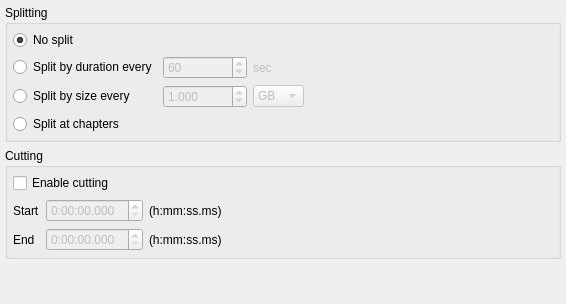
      <widget class="QWidget" name="tab">
       <attribute name="title">
        <string>Split &amp;&amp; cut</string>
       </attribute>
       <layout class="QVBoxLayout" name="verticalLayout_8">
        <property name="margin">
         <number>5</number>
        </property>
        <item>
         <widget class="QGroupBox" name="groupBox_6">
          <property name="sizePolicy">
           <sizepolicy hsizetype="Preferred" vsizetype="Fixed">
            <horstretch>0</horstretch>
            <verstretch>0</verstretch>
           </sizepolicy>
          </property>
          <property name="title">
           <string>Splitting</string>
          </property>
          <layout class="QHBoxLayout" name="horizontalLayout_21">
           <property name="margin">
            <number>5</number>
           </property>
           <item>
            <layout class="QGridLayout" name="gridLayout_5">
             <item row="0" column="0">
              <widget class="QRadioButton" name="noSplit">
               <property name="text">
                <string>No split</string>
               </property>
               <property name="checked">
                <bool>true</bool>
               </property>
              </widget>
             </item>
             <item row="1" column="0">
              <widget class="QRadioButton" name="splitByDuration">
               <property name="text">
                <string>Split by duration every</string>
               </property>
              </widget>
             </item>
             <item row="1" column="1">
              <widget class="QSpinBox" name="spinEditSplitDuration">
               <property name="enabled">
                <bool>false</bool>
               </property>
               <property name="minimum">
                <number>1</number>
               </property>
               <property name="maximum">
                <number>99999</number>
               </property>
               <property name="value">
                <number>60</number>
               </property>
              </widget>
             </item>
             <item row="1" column="2">
              <widget class="QLabel" name="labelSplitByDur">
               <property name="enabled">
                <bool>false</bool>
               </property>
               <property name="text">
                <string>sec</string>
               </property>
              </widget>
             </item>
             <item row="2" column="0">
              <widget class="QRadioButton" name="splitBySize">
               <property name="text">
                <string>Split by size every</string>
               </property>
              </widget>
             </item>
             <item row="2" column="1">
              <widget class="QDoubleSpinBox" name="editSplitSize">
               <property name="enabled">
                <bool>false</bool>
               </property>
               <property name="decimals">
                <number>3</number>
               </property>
               <property name="minimum">
                <double>0.001000000000000</double>
               </property>
               <property name="maximum">
                <double>99999.990000000005239</double>
               </property>
               <property name="value">
                <double>1.000000000000000</double>
               </property>
              </widget>
             </item>
             <item row="2" column="2">
              <widget class="QComboBox" name="comboBoxMeasure">
               <property name="enabled">
                <bool>false</bool>
               </property>
               <property name="currentIndex">
                <number>4</number>
               </property>
               <item>
                <property name="text">
                 <string>KB</string>
                </property>
               </item>
               <item>
                <property name="text">
                 <string>KiB</string>
                </property>
               </item>
               <item>
                <property name="text">
                 <string>MB</string>
                </property>
               </item>
               <item>
                <property name="text">
                 <string>MiB</string>
                </property>
               </item>
               <item>
                <property name="text">
                 <string>GB</string>
                </property>
               </item>
               <item>
                <property name="text">
                 <string>GiB</string>
                </property>
               </item>
              </widget>
             </item>
             <item row="3" column="0">
              <widget class="QRadioButton" name="splitByChapters">
               <property name="text">
                <string>Split at chapters</string>
               </property>
              </widget>
             </item>
            </layout>
           </item>
           <item>
            <spacer name="horizontalSpacer_16">
             <property name="orientation">
              <enum>Qt::Horizontal</enum>
             </property>
             <property name="sizeHint" stdset="0">
              <size>
               <width>245</width>
               <height>20</height>
              </size>
             </property>
            </spacer>
           </item>
          </layout>
         </widget>
        </item>
        <item>
         <widget class="QGroupBox" name="groupBox_7">
          <property name="sizePolicy">
           <sizepolicy hsizetype="Preferred" vsizetype="Fixed">
            <horstretch>0</horstretch>
            <verstretch>0</verstretch>
           </sizepolicy>
          </property>
          <property name="title">
           <string>Cutting</string>
          </property>
          <layout class="QHBoxLayout" name="horizontalLayout_23">
           <property name="margin">
            <number>5</number>
           </property>
           <item>
            <layout class="QVBoxLayout" name="verticalLayout_15">
             <item>
              <widget class="QCheckBox" name="checkBoxCut">
               <property name="text">
                <string>Enable cutting</string>
               </property>
              </widget>
             </item>
             <item>
              <layout class="QHBoxLayout" name="horizontalLayout_22">
               <item>
                <layout class="QGridLayout" name="gridLayout_6">
                 <item row="0" column="0">
                  <widget class="QLabel" name="label_11">
                   <property name="text">
                    <string>Start</string>
                   </property>
                   <property name="alignment">
                    <set>Qt::AlignLeading|Qt::AlignLeft|Qt::AlignVCenter</set>
                   </property>
                  </widget>
                 </item>
                 <item row="1" column="0">
                  <widget class="QLabel" name="label_12">
                   <property name="text">
                    <string>End</string>
                   </property>
                   <property name="alignment">
                    <set>Qt::AlignLeading|Qt::AlignLeft|Qt::AlignVCenter</set>
                   </property>
                  </widget>
                 </item>
                 <item row="0" column="2">
                  <widget class="QTimeEdit" name="cutStartTimeEdit">
                   <property name="enabled">
                    <bool>false</bool>
                   </property>
                   <property name="displayFormat">
                    <string notr="true">H:mm:ss.zzz</string>
                   </property>
                  </widget>
                 </item>
                 <item row="1" column="2">
                  <widget class="QTimeEdit" name="cutEndTimeEdit">
                   <property name="enabled">
                    <bool>false</bool>
                   </property>
                   <property name="displayFormat">
                    <string notr="true">H:mm:ss.zzz</string>
                   </property>
                  </widget>
                 </item>
                 <item row="0" column="3">
                  <widget class="QLabel" name="label_28">
                   <property name="text">
                    <string notr="true">(h:mm:ss.ms)</string>
                   </property>
                  </widget>
                 </item>
                 <item row="1" column="3">
                  <widget class="QLabel" name="label_29">
                   <property name="text">
                    <string notr="true">(h:mm:ss.ms)</string>
                   </property>
                  </widget>
                 </item>
                </layout>
               </item>
              </layout>
             </item>
            </layout>
           </item>
           <item>
            <spacer name="horizontalSpacer_18">
             <property name="orientation">
              <enum>Qt::Horizontal</enum>
             </property>
             <property name="sizeHint" stdset="0">
              <size>
               <width>331</width>
               <height>20</height>
              </size>
             </property>
            </spacer>
           </item>
          </layout>
         </widget>
        </item>
        <item>
         <spacer name="verticalSpacer_5">
          <property name="orientation">
           <enum>Qt::Vertical</enum>
          </property>
          <property name="sizeHint" stdset="0">
           <size>
            <width>20</width>
            <height>40</height>
           </size>
          </property>
         </spacer>
        </item>
       </layout>
      </widget>
